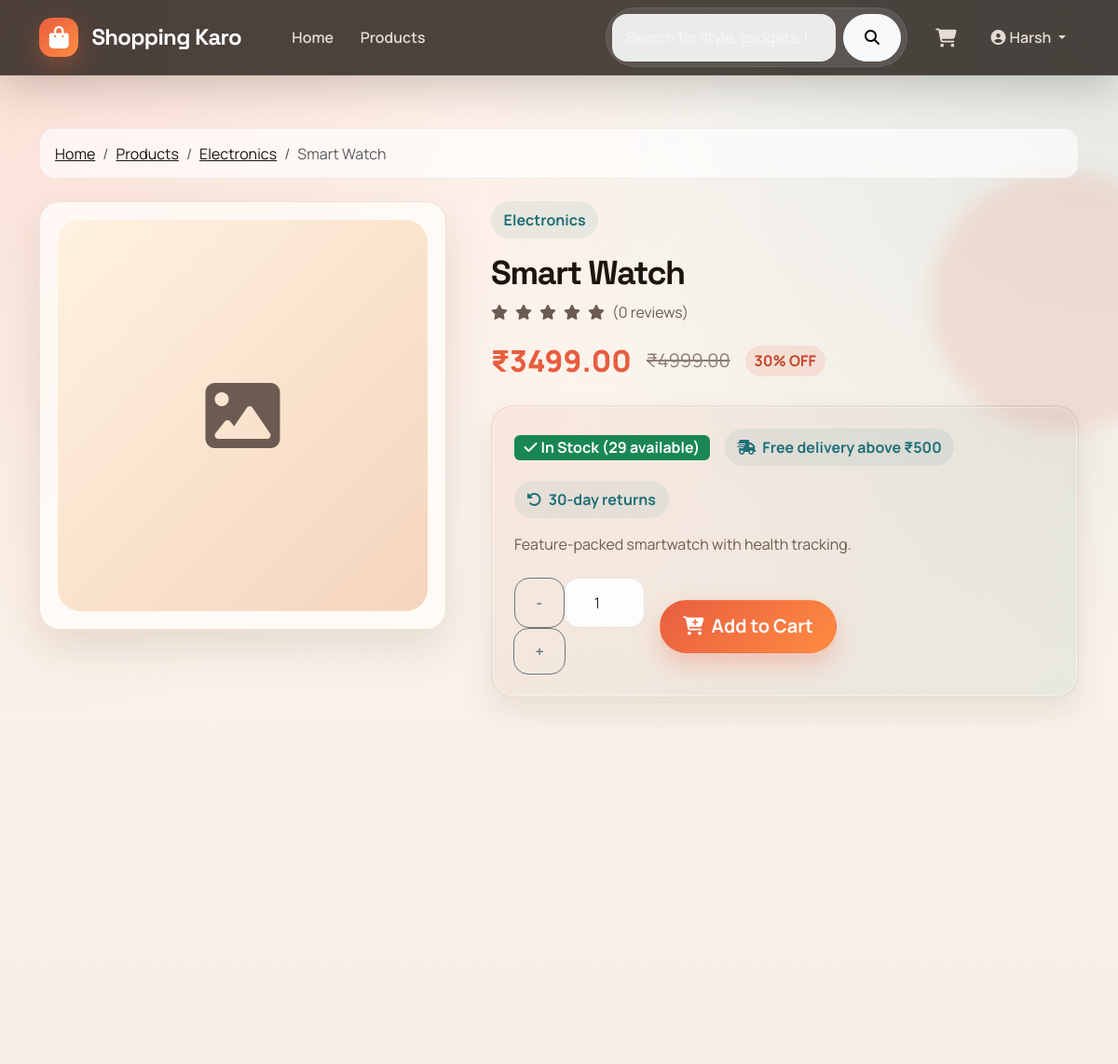
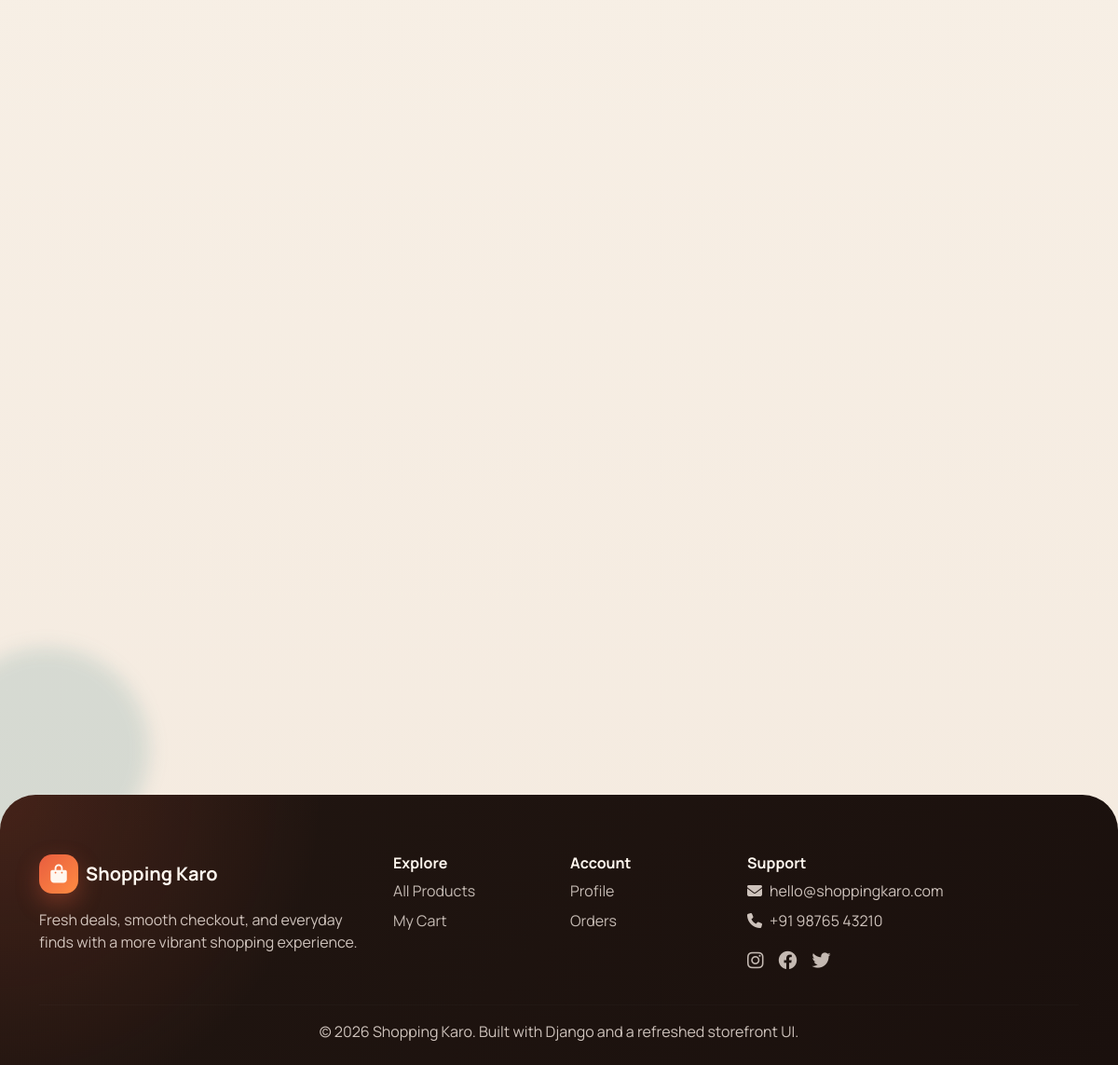
/products/smart-watch/ (signed in), run on the app's committed database (2 pictures, top to bottom).
### store/models.py (models this page shows, shortened)
class Product(models.Model):
    category = models.ForeignKey(Category, on_delete=models.CASCADE, related_name='products')
    name = models.CharField(max_length=200)
    slug = models.SlugField(unique=True, blank=True)
    description = models.TextField()
    price = models.DecimalField(max_digits=10, decimal_places=2)
    discount_price = models.DecimalField(max_digits=10, decimal_places=2, blank=True, null=True)
    image = models.ImageField(upload_to='products/')
    stock = models.PositiveIntegerField(default=0)
    available = models.BooleanField(default=True)
    featured = models.BooleanField(default=False)
    created_at = models.DateTimeField(auto_now_add=True)
    updated_at = models.DateTimeField(auto_now=True)
    class Meta:
        ordering = ['-created_at']
    @property
    def final_price(self):
        return self.discount_price if self.discount_price else self.price
    @property
    def discount_percent(self):
        if self.discount_price:
            return int(((self.price - self.discount_price) / self.price) * 100)
        return 0
    @property
    def in_stock(self):
        return self.stock > 0

class Category(models.Model):
    name = models.CharField(max_length=200)
    slug = models.SlugField(unique=True, blank=True)
    description = models.TextField(blank=True)
    image = models.ImageField(upload_to='categories/', blank=True, null=True)
    created_at = models.DateTimeField(auto_now_add=True)
    class Meta:
        verbose_name_plural = 'Categories'
        ordering = ['name']

### store/views.py (the view)
# urls.py: path('products/<slug:slug>/', views.product_detail, name='product_detail'),
def product_detail(request, slug):
    product = get_object_or_404(Product, slug=slug, available=True)
    reviews = product.reviews.all()
    avg_rating = reviews.aggregate(Avg('rating'))['rating__avg'] or 0
    related_products = Product.objects.filter(
        category=product.category, available=True
    ).exclude(id=product.id)[:4]
    user_review = None
    if request.user.is_authenticated:
        user_review = reviews.filter(user=request.user).first()
    context = {
        'product': product,
        'reviews': reviews,
        'avg_rating': round(avg_rating, 1),
        'related_products': related_products,
        'user_review': user_review,
    }
    return render(request, 'store/product_detail.html', context)

### cart/context_processors.py (called while the page is built)
def cart_count(request):
    count = 0
    try:
        if request.user.is_authenticated:
            cart = Cart.objects.filter(user=request.user).first()
        else:
            session_key = request.session.session_key
            cart = Cart.objects.filter(session_key=session_key).first() if session_key else None
        if cart:
            count = cart.total_items
    except Exception:
        pass
    return {'cart_count': count}

### cart/models.py (called while the page is built)
    @property
    def total_items(self):
        return sum(item.quantity for item in self.items.all())

### templates/store/product_detail.html (shortened to what this page needs)
{% extends 'base.html' %}
{% block content %}
<div class="detail-shell">
    <div class="container">
        <nav aria-label="breadcrumb" class="mb-4" data-reveal>
            <ol class="breadcrumb mb-0">
                <li class="breadcrumb-item"><a href="{% url 'store:home' %}">Home</a></li>
                <li class="breadcrumb-item"><a href="{% url 'store:product_list' %}">Products</a></li>
                <li class="breadcrumb-item"><a href="{% url 'store:product_list' %}?category={{ product.category.slug }}">{{ product.category.name }}</a></li>
                <li class="breadcrumb-item active">{{ product.name }}</li>
            </ol>
        </nav>
        <div class="row g-5 align-items-start">
            <div class="col-lg-5" data-reveal>
                <div class="card detail-card shine-card interactive-lift" data-cursor="hover">
                    {% if product.image %}
                    <img src="{{ product.image.url }}" class="detail-image" alt="{{ product.name }}">
                    {% else %}
                    <div class="detail-image d-flex align-items-center justify-content-center">
                        <i class="fas fa-image fa-5x text-muted"></i>
                    </div>
                    {% endif %}
                </div>
            </div>
            <div class="col-lg-7" data-reveal>
                <span class="pill-chip mb-3">{{ product.category.name }}</span>
                <h1 class="section-title mb-2">{{ product.name }}</h1>
                <div class="d-flex align-items-center gap-2 mb-3">
                    {% for i in "12345" %}
                    <i class="fas fa-star {% if forloop.counter <= avg_rating %}star{% else %}text-muted{% endif %}"></i>
                    {% endfor %}
                    <span class="text-muted">({{ reviews.count }} reviews)</span>
                </div>
                <div class="d-flex align-items-center gap-3 flex-wrap mb-4">
                    <span class="price fs-2">₹{{ product.final_price }}</span>
                    {% if product.discount_price %}
                    <span class="old-price fs-5">₹{{ product.price }}</span>
                    <span class="discount-badge fs-6">{{ product.discount_percent }}% OFF</span>
                    {% endif %}
                </div>
                <div class="purchase-box surface-panel mb-4">
                    <div class="d-flex flex-wrap gap-3 align-items-center mb-3">
                        {% if product.in_stock %}
                        <span class="badge bg-success fs-6"><i class="fas fa-check me-1"></i>In Stock ({{ product.stock }} available)</span>
                        {% else %}
                        <span class="badge bg-danger fs-6"><i class="fas fa-times me-1"></i>Out of Stock</span>
                        {% endif %}
                        <span class="pill-chip"><i class="fas fa-truck-fast"></i>Free delivery above ₹500</span>
                        <span class="pill-chip"><i class="fas fa-rotate-left"></i>30-day returns</span>
                    </div>
                    <p class="text-muted mb-4">{{ product.description }}</p>
                    {% if product.in_stock %}
                    <form action="{% url 'cart:add' product.id %}" method="post" class="d-flex gap-3 align-items-center flex-wrap">
                        <div class="input-group" style="width:140px">
                            <button type="button" class="btn btn-outline-secondary" onclick="changeQty(-1)">-</button>
                            <input type="number" name="quantity" id="qty" value="1" min="1" max="{{ product.stock }}" class="form-control text-center">
                            <button type="button" class="btn btn-outline-secondary" onclick="changeQty(1)">+</button>
                        </div>
                        <button type="submit" class="btn btn-primary btn-lg px-4">
                            <i class="fas fa-cart-plus me-2"></i>Add to Cart
                        </button>
                    </form>
                    {% else %}
                    <button class="btn btn-secondary btn-lg" disabled>Out of Stock</button>
                    {% endif %}
                </div>
            </div>
        </div>
        <div class="row mt-5 g-4">
            <div class="col-lg-8">
            </div>
        </div>
        {% if related_products %}
        <div class="mt-5">
            <div class="row g-4">
            </div>
        </div>
        {% endif %}
    </div>
</div>
{% endblock %}

### templates/base.html (shortened to what this page needs)
<!DOCTYPE html>
<html lang="en">
<head>
    <link href="https://cdn.jsdelivr.net/npm/bootstrap@5.3.0/dist/css/bootstrap.min.css" rel="stylesheet">
    <link href="https://cdnjs.cloudflare.com/ajax/libs/font-awesome/6.4.0/css/all.min.css" rel="stylesheet">
</head>
<body>
<nav class="navbar navbar-expand-lg navbar-dark sticky-top">
    <div class="container">
        <a class="navbar-brand" href="{% url 'store:home' %}">
            <span class="brand-mark"><i class="fas fa-bag-shopping"></i></span>
            <span>Shopping Karo</span>
        </a>
        <div class="collapse navbar-collapse" id="navMenu">
            <ul class="navbar-nav me-auto ms-lg-4">
                <li class="nav-item"><a class="nav-link" href="{% url 'store:home' %}">Home</a></li>
                <li class="nav-item"><a class="nav-link" href="{% url 'store:product_list' %}">Products</a></li>
            </ul>
            <form class="d-flex me-lg-3 my-3 my-lg-0 search-shell" action="{% url 'store:product_list' %}" method="get">
                <input class="form-control me-2" type="search" name="q" placeholder="Search for style, gadgets, books..." value="{{ request.GET.q }}">
                <button class="btn btn-light" type="submit"><i class="fas fa-search"></i></button>
            </form>
            <ul class="navbar-nav align-items-lg-center">
                <li class="nav-item me-lg-2">
                    <a class="nav-link position-relative" href="{% url 'cart:detail' %}">
                        <i class="fas fa-shopping-cart fa-lg"></i>
                    </a>
                </li>
                {% if user.is_authenticated %}
                <li class="nav-item dropdown">
                    <a class="nav-link dropdown-toggle" href="#" data-bs-toggle="dropdown">
                        <i class="fas fa-user-circle me-1"></i>{{ user.username }}
                    </a>
                </li>
                {% else %}
                <li class="nav-item"><a class="nav-link" href="{% url 'accounts:login' %}">Login</a></li>
                <li class="nav-item"><a class="btn btn-primary ms-lg-2" href="{% url 'accounts:register' %}">Join Now</a></li>
                {% endif %}
            </ul>
        </div>
    </div>
</nav>
<div class="page-shell">
    <main class="page-content">
        {% block content %}{% endblock %}
    </main>
</div>
<footer class="footer">
    <div class="container">
        <div class="row g-4">
            <div class="col-md-4">
                <h5 class="fw-bold d-flex align-items-center gap-2">
                    <span class="brand-mark"><i class="fas fa-bag-shopping"></i></span>
                    <span>Shopping Karo</span>
                </h5>
                <p class="mt-3 mb-0">Fresh deals, smooth checkout, and everyday finds with a more vibrant shopping experience.</p>
            </div>
            <div class="col-md-2">
                <h6 class="fw-bold">Explore</h6>
                <ul class="list-unstyled">
                    <li class="mb-2"><a href="{% url 'store:product_list' %}">All Products</a></li>
                    <li class="mb-2"><a href="{% url 'cart:detail' %}">My Cart</a></li>
                </ul>
            </div>
            <div class="col-md-2">
                <h6 class="fw-bold">Account</h6>
                <ul class="list-unstyled">
                    {% if user.is_authenticated %}
                    <li class="mb-2"><a href="{% url 'accounts:profile' %}">Profile</a></li>
                    <li class="mb-2"><a href="{% url 'orders:order_list' %}">Orders</a></li>
                    {% else %}
                    <li class="mb-2"><a href="{% url 'accounts:login' %}">Login</a></li>
                    <li class="mb-2"><a href="{% url 'accounts:register' %}">Register</a></li>
                    {% endif %}
                </ul>
            </div>
            <div class="col-md-4">
                <h6 class="fw-bold">Support</h6>
                <p class="mb-2"><i class="fas fa-envelope me-2"></i>hello@shoppingkaro.com</p>
                <p class="mb-3"><i class="fas fa-phone me-2"></i>+91 98765 43210</p>
                <div class="d-flex gap-3 fs-5">
                    <a href="#"><i class="fab fa-instagram"></i></a>
                    <a href="#"><i class="fab fa-facebook"></i></a>
                    <a href="#"><i class="fab fa-twitter"></i></a>
                </div>
            </div>
        </div>
        <hr style="border-color: rgba(255,255,255,0.08); margin: 2rem 0 1rem;">
        <p class="text-center mb-0">&copy; 2026 Shopping Karo. Built with Django and a refreshed storefront UI.</p>
    </div>
</footer>
</body>
</html>

### data on the page
Product: category.name "Electronics", name "Smart Watch", final_price "3499.00", price "4999.00", discount_percent "30", stock "29", description "Feature-packed smartwatch with health tracking."

### other printed values
{{ user.username }} "Harsh"
{{ reviews.count }} "0"
